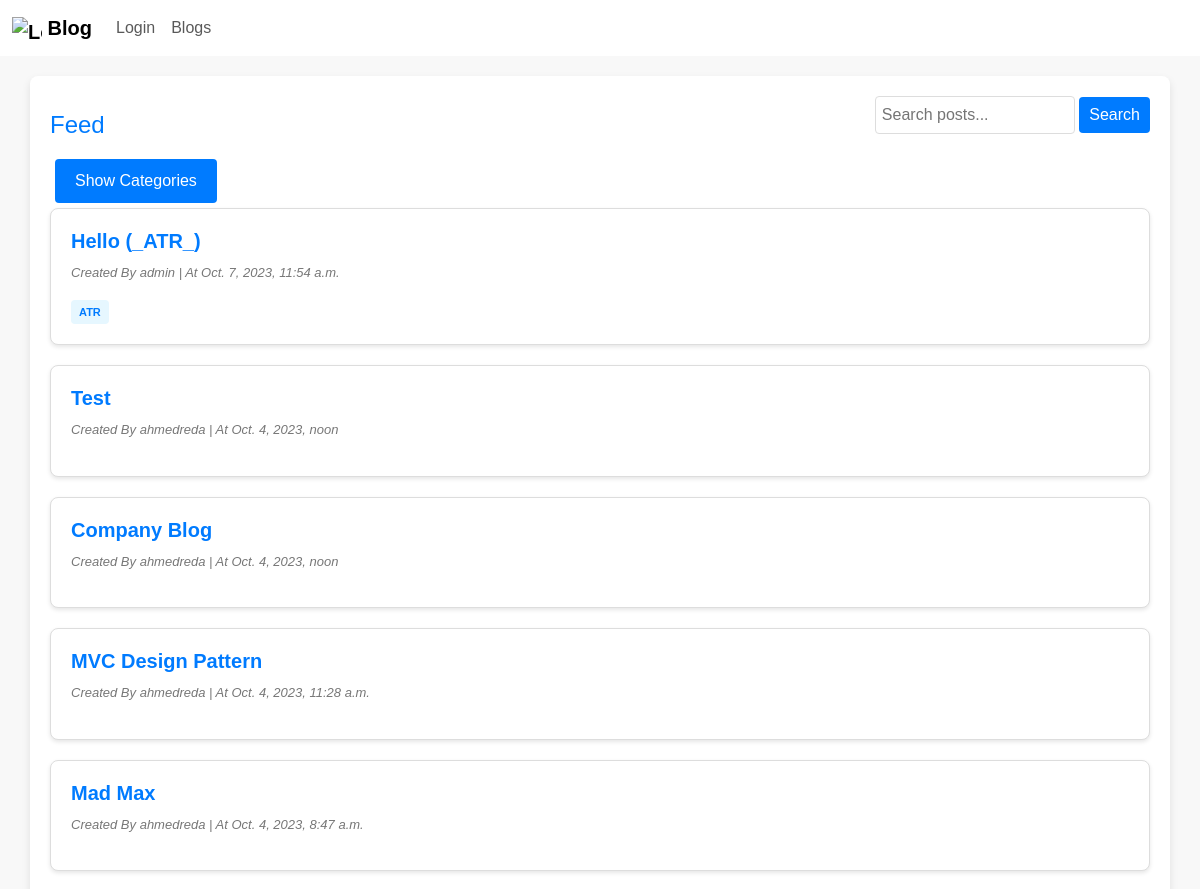
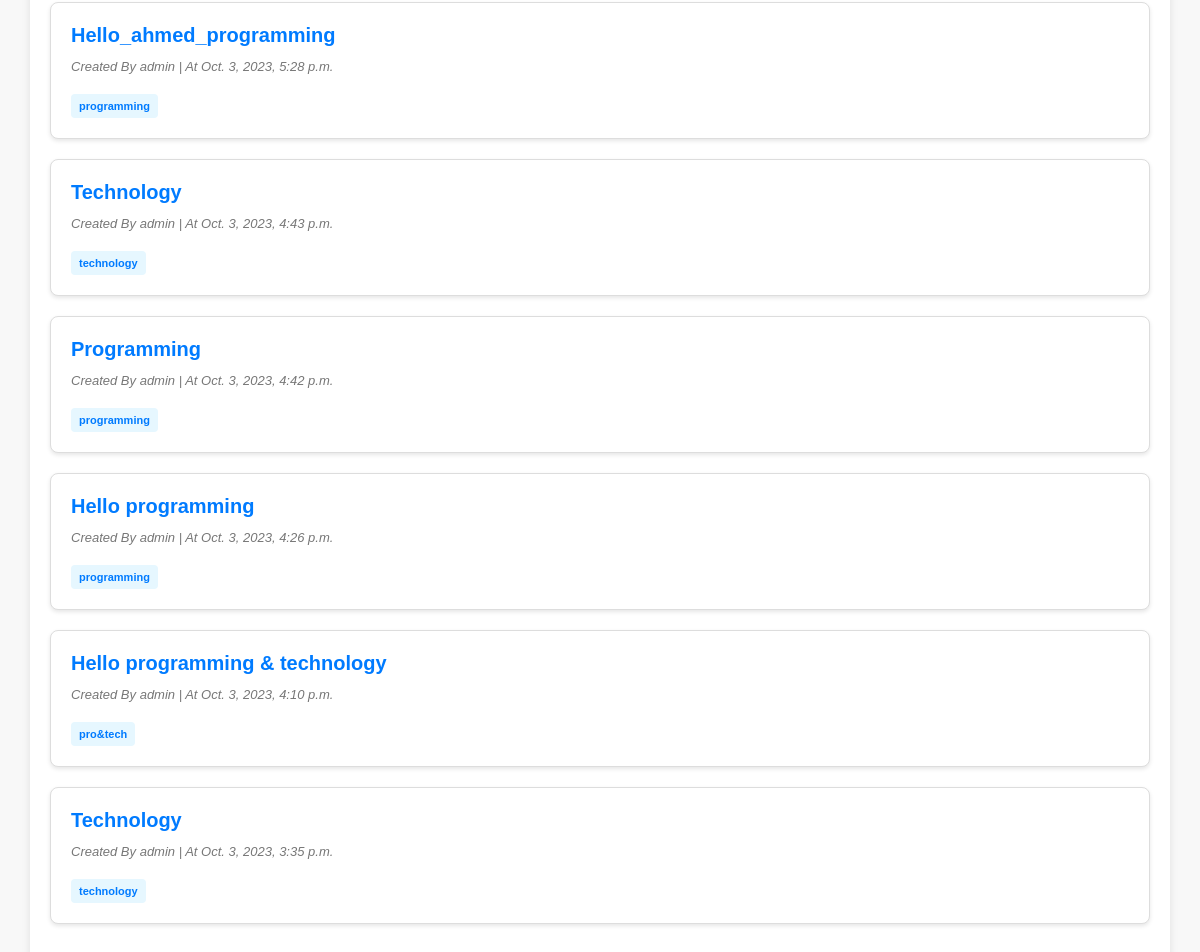
Screenshot of /blog/ with the database file from the repository (2 pictures, top to bottom).
### myApp/models.py (models this page shows, shortened)
class Blog(models.Model):
  ID = models.BigAutoField(auto_created = True, primary_key=True, verbose_name="ID")
  title = models.CharField(max_length=200)
  content = models.TextField()
  author = models.ForeignKey(User, on_delete=models.CASCADE, blank=False)
  created_at = models.DateTimeField(auto_now_add=True, blank=True)
  updated_at = models.DateTimeField(auto_now=True)
  is_draft = models.BooleanField(default=True)
  publish_status = models.CharField(max_length=10, choices=[('draft', 'Draft'), ('published', 'Published')], default='draft')
  tags = models.ManyToManyField(Tag,related_name="tag_posts")
  categories = models.ManyToManyField(Category)
  company = models.ForeignKey(Company, on_delete=models.SET_NULL, blank=True, null=True)

class Tag(models.Model):
  category  = models.ManyToManyField(Category,related_name='tags')
  tag_name  = models.CharField(max_length=100)

### myApp/views.py (the view)
# urls.py: path("blog/", views.showBlogs, name="showBlogs"),
def showBlogs(request):
    query = request.GET.get('q')
    blogs = Blog.objects.filter(publish_status="published").order_by("-created_at")
    categories = Category.objects.all()
    if query:
        blogs = blogs.filter(Q(title__icontains=query) | Q(content__icontains=query))
    context = {"Blogs": blogs, "query": query,'categories': categories,}
    return render(request, "Blog/home.html", context)

### myApp/templates/Blog/home.html (shortened to what this page needs)
<!DOCTYPE html>
<html lang="en">
{% load static %} {% load crispy_forms_tags %}
<head>
    <link href="{% static 'css/bootstrap.css' %}" rel="stylesheet">
    <link href="{% static 'css/home.css' %}" rel="stylesheet">
</head>
<body>
    {% include "Blog/blogNavBar.html" %}
    <div class="container">
        <div class="header-search">
			<h1>Feed</h1>
			<form method="get" class="search-form">
				<input type="search" name="q" placeholder="Search posts..." {% if query %}value="{{ query }}"{% endif %}>
				<button type="submit">Search</button>
			</form>
		</div>
        <button class="toggle-button" onclick="toggleCategories()">Show Categories</button>
        {% for blog in Blogs %}
        <div class="blog-card">
            <h4><a href="{% url "blogPage" id=blog.ID %}" style="color: #007bff;">{{ blog.title|capfirst }}</a></h4>
            <div class="meta-info">
                <p class="meta-info">Created By {{ blog.author.username }} | At {{ blog.created_at }}</p>
            </div>
            <div class="tags">
                {% if blog.tags.all %}
                {% for tag in blog.tags.all %}
                <a href="{% url "tagposts" tag.pk %}" class="tag">{{ tag.tag_name }}</a>
                {% endfor %}
                {% endif %}
            </div>
        </div>
        {% endfor %}
    </div>
</body>
</html>

### myApp/static/css/home.css (style rules this page uses)
body { background-color: #f5f5f5; }
a { text-decoration: none; color: #007bff; font-weight: 700; }
.container { background-color: white; padding: 20px; margin-top: 15px; border-radius: 10px; box-shadow: 0 0 0 1.5px rgba(var(--grey-900), 0.05); }

### rows the page displays
Blog: title "Hello (_ATR_)", author.username "admin", created_at "Oct. 7, 2023, 11:54 a.m."
Tag: tag_name "ATR"
Blog: title "Test", author.username "ahmedreda", created_at "Oct. 4, 2023, noon"
Blog: title "Company Blog", author.username "ahmedreda", created_at "Oct. 4, 2023, noon"
Blog: title "MVC Design Pattern", author.username "ahmedreda", created_at "Oct. 4, 2023, 11:28 a.m."
Blog: title "Mad Max", author.username "ahmedreda", created_at "Oct. 4, 2023, 8:47 a.m."
Blog: title "Hello_ahmed_programming", author.username "admin", created_at "Oct. 3, 2023, 5:28 p.m."
Tag: tag_name "programming"
Blog: title "Technology", author.username "admin", created_at "Oct. 3, 2023, 4:43 p.m."
Tag: tag_name "technology"
Blog: title "Programming", author.username "admin", created_at "Oct. 3, 2023, 4:42 p.m."
Blog: title "Hello programming", author.username "admin", created_at "Oct. 3, 2023, 4:26 p.m."
Blog: title "Hello programming & technology", author.username "admin", created_at "Oct. 3, 2023, 4:10 p.m."
Tag: tag_name "pro&tech"
Blog: title "Technology", author.username "admin", created_at "Oct. 3, 2023, 3:35 p.m."
